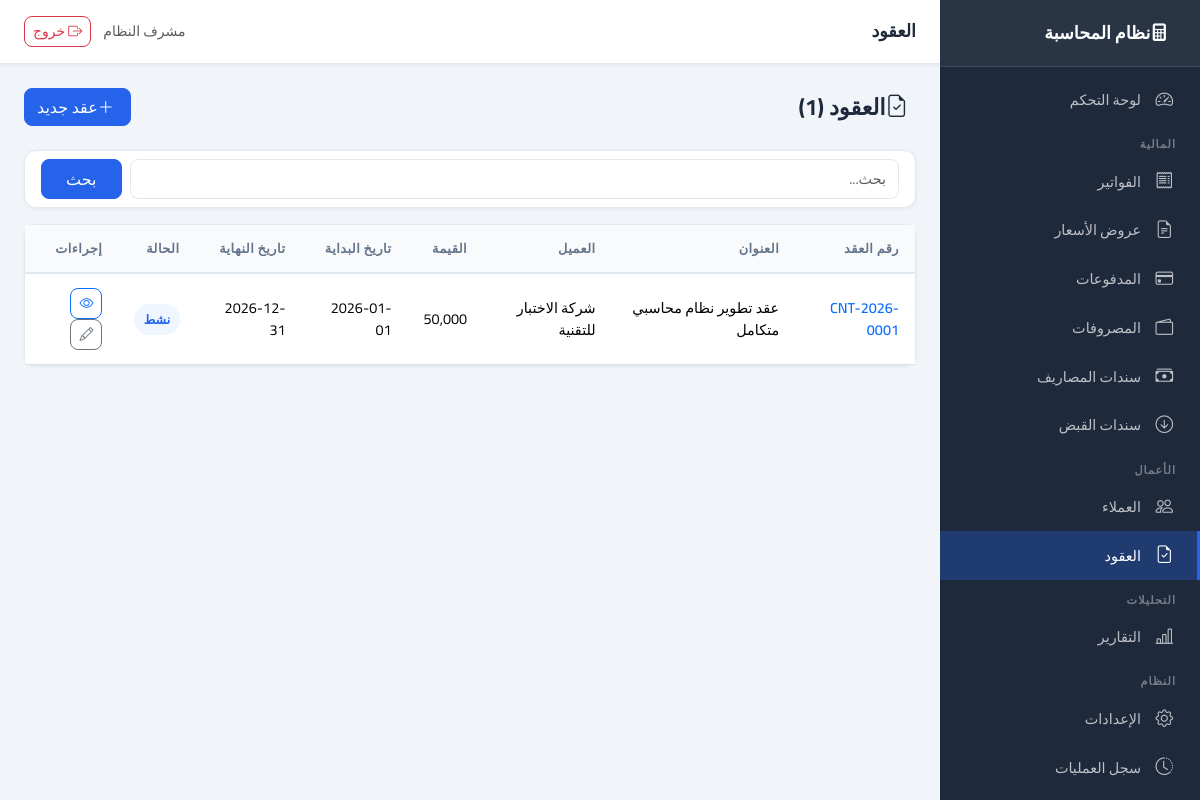
The app's page /contracts (signed in), older data.
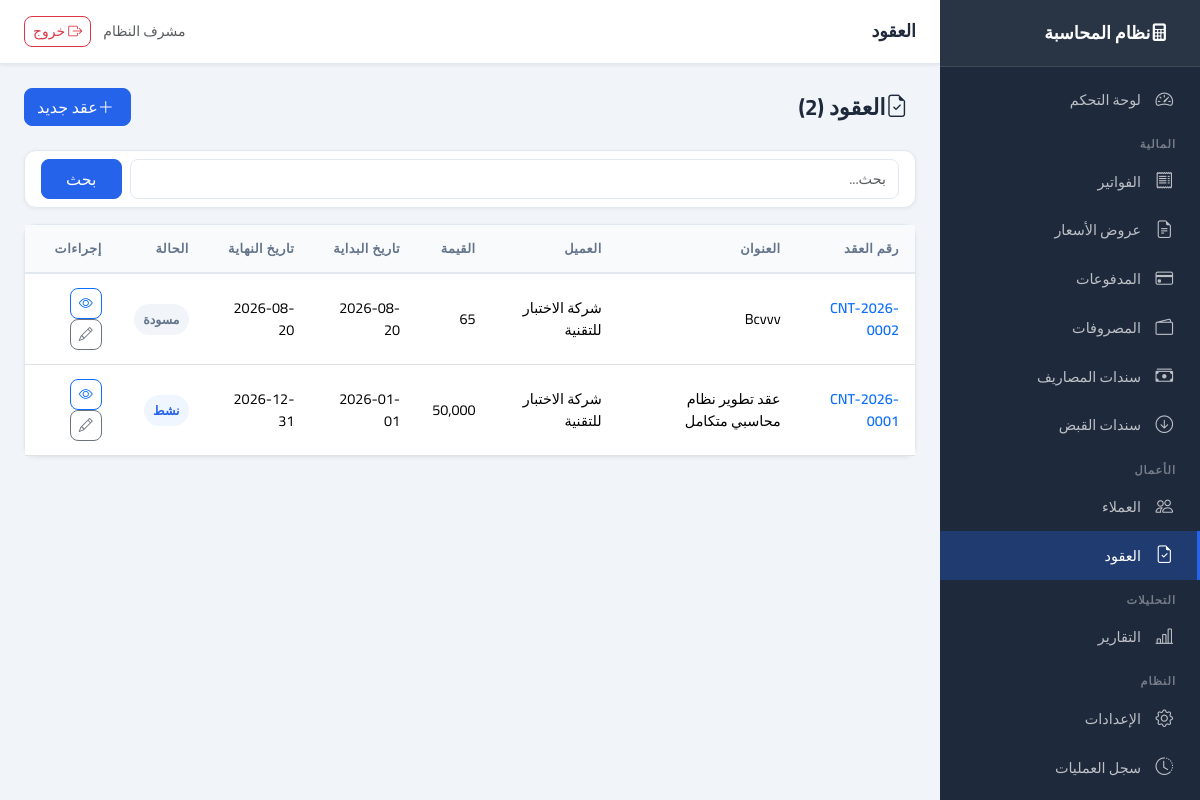
The same page, newer data.
### app/models/contract.py (models this page shows, shortened)
class Contract(Base):
    __tablename__ = "contracts"
    id: Mapped[int] = mapped_column(primary_key=True, index=True)
    contract_number: Mapped[str] = mapped_column(String(50), unique=True, index=True, nullable=False)
    client_id: Mapped[int] = mapped_column(Integer, ForeignKey("clients.id"), nullable=False, index=True)
    title: Mapped[str] = mapped_column(String(200), nullable=False)
    description: Mapped[str | None] = mapped_column(Text, nullable=True)
    amount: Mapped[Decimal] = mapped_column(Numeric(15, 2), default=0, nullable=False)
    start_date: Mapped[date | None] = mapped_column(Date, nullable=True)
    end_date: Mapped[date | None] = mapped_column(Date, nullable=True)
    status: Mapped[ContractStatus] = mapped_column(SAEnum(ContractStatus), default=ContractStatus.DRAFT, nullable=False, index=True)
    notes: Mapped[str | None] = mapped_column(Text, nullable=True)
    created_at: Mapped[datetime] = mapped_column(DateTime, default=lambda: __import__("datetime").datetime.now(__import__("datetime").timezone.utc).replace(tzinfo=None), nullable=False)
    created_by: Mapped[int | None] = mapped_column(Integer, ForeignKey("users.id"), nullable=True)
    client = relationship("Client", back_populates="contracts")
    invoices = relationship("Invoice", back_populates="contract", lazy="dynamic")

### app/models/client.py (models this page shows, shortened)
class Client(Base):
    __tablename__ = "clients"
    id: Mapped[int] = mapped_column(primary_key=True, index=True)
    name: Mapped[str] = mapped_column(String(150), nullable=False, index=True)
    type: Mapped[ClientType] = mapped_column(SAEnum(ClientType), default=ClientType.COMPANY, nullable=False)
    email: Mapped[str | None] = mapped_column(String(100), nullable=True)
    phone: Mapped[str | None] = mapped_column(String(20), nullable=True)
    address: Mapped[str | None] = mapped_column(Text, nullable=True)
    tax_number: Mapped[str | None] = mapped_column(String(50), nullable=True)
    notes: Mapped[str | None] = mapped_column(Text, nullable=True)
    is_active: Mapped[bool] = mapped_column(Boolean, default=True, nullable=False)
    created_at: Mapped[datetime] = mapped_column(DateTime, default=lambda: __import__("datetime").datetime.now(__import__("datetime").timezone.utc).replace(tzinfo=None), nullable=False)
    created_by: Mapped[int | None] = mapped_column(Integer, ForeignKey("users.id"), nullable=True)
    contracts = relationship("Contract", back_populates="client", lazy="dynamic")
    quotations = relationship("Quotation", back_populates="client", lazy="dynamic")
    invoices = relationship("Invoice", back_populates="client", lazy="dynamic")
    payments = relationship("Payment", back_populates="client", lazy="dynamic")

### app/routers/contracts.py (the view)
@router.get("", response_class=HTMLResponse)
async def list_contracts(
    request: Request, db: Session = Depends(get_db),
    search: Optional[str] = None,
    page: int = Query(default=1, ge=1),
):
    if not request.session.get("user_id"):
        return RedirectResponse(url="/auth/login", status_code=302)
    query = db.query(Contract)
    if search:
        query = query.filter(Contract.title.ilike(f"%{search}%"))
    total = query.count()
    contracts = query.order_by(Contract.created_at.desc()).offset((page - 1) * 20).limit(20).all()
    return templates.TemplateResponse("contracts/list.html", {
        "request": request, "contracts": contracts, "total": total,
        "page": page, "search": search or "", "total_pages": max(1, (total + 19) // 20),
    })

### app/core/logging_config.py (called while the page is built)
    def filter(self, record: logging.LogRecord) -> bool:
        record.request_id = _request_id_var.get()
        return True

    def format(self, record: logging.LogRecord) -> str:
        if isinstance(record.args, dict):
            record.args = {
                k: ("***" if any(s in k.lower() for s in self.SENSITIVE) else v)
                for k, v in record.args.items()
            }
        return super().format(record)

### app/templates/contracts/list.html (shortened to what this page needs)
{% extends "base.html" %}
{% block page_title %}العقود{% endblock %}
{% block content %}
<div class="page-header">
    <h1><i class="bi bi-file-earmark-check me-2"></i>العقود ({{ total }})</h1>
    <a href="/contracts/new" class="btn btn-primary"><i class="bi bi-plus-lg me-1"></i>عقد جديد</a>
</div>
<div class="card mb-3">
    <div class="card-body py-2">
        <form method="get" class="d-flex gap-2">
            <input type="text" name="search" class="form-control" placeholder="بحث..." value="{{ search }}">
            <button type="submit" class="btn btn-primary px-4">بحث</button>
        </form>
    </div>
</div>
<div class="card">
    <div class="card-body p-0">
        <table class="table table-hover mb-0">
            <thead><tr>
                <th>رقم العقد</th><th>العنوان</th><th>العميل</th>
                <th>القيمة</th><th>تاريخ البداية</th><th>تاريخ النهاية</th><th>الحالة</th><th>إجراءات</th>
            </tr></thead>
            <tbody>
            {% for c in contracts %}
            <tr>
                <td><a href="/contracts/{{ c.id }}" class="fw-semibold text-decoration-none">{{ c.contract_number }}</a></td>
                <td>{{ c.title[:50] }}{{ '...' if c.title|length > 50 }}</td>
                <td>{{ c.client.name if c.client else '-' }}</td>
                <td>{{ "{:,.0f}".format(c.amount) }}</td>
                <td>{{ c.start_date or '-' }}</td>
                <td>{{ c.end_date or '-' }}</td>
                <td>
                    <span class="badge-status badge-{{ c.status.value }}">
                        {{ {'draft':'مسودة','active':'نشط','expired':'منتهي','cancelled':'ملغي'}[c.status.value] }}
                    </span>
                </td>
                <td>
                    <a href="/contracts/{{ c.id }}" class="btn btn-sm btn-outline-primary"><i class="bi bi-eye"></i></a>
                    <a href="/contracts/{{ c.id }}/edit" class="btn btn-sm btn-outline-secondary"><i class="bi bi-pencil"></i></a>
                </td>
            </tr>
            {% else %}
            <tr><td colspan="8" class="text-center text-muted py-4">لا توجد عقود</td></tr>
            {% endfor %}
            </tbody>
        </table>
    </div>
</div>
{% endblock %}

Row changes from the older to the newer data that the page shows:
added Contract: contract_number "CNT-2026-0002", title "Bcvvv", client "شركة الاختبار للتقنية", amount "65", start_date "2026-08-20", end_date "2026-08-20", status "مسودة"
Text that changed along with them:
{{ total }}: "1" → "2"
